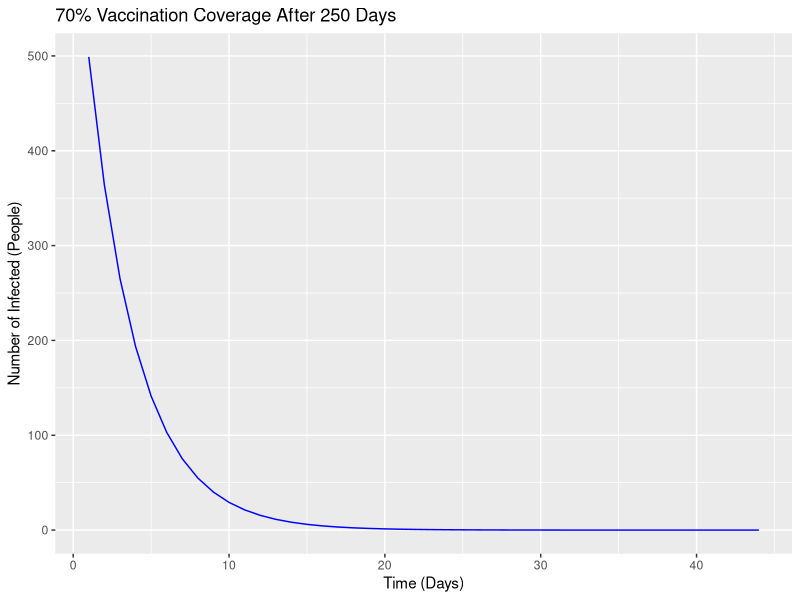

Source code (R):
#packages
require(deSolve)
require(reshape2)
require(ggplot2)

N = 5.1 * 10^7 #population of 51 million in South Korea
p = 0.70 #proportion of population that is vaccinated

#at t = 250, S = 48271805, I = 499, R = 2727696
init_values = c(S = (1-p)*48271805, I = 499, R = p*48271805 + 2727696) #initial state values

parameters = c(beta = 0.5520629, gamma = 0.4721594)

times = seq(from = 1, to = 44, by = 1) #from 250 to 294 days

sir_model = function(time, states, parameters) {
  with(as.list(c(states, parameters)), {
    
    #these parameters are in units of days^-1 (i.e. per day)
    
    b = 1 / (83.21*365) #birth rate
    mu = 1 / (83.21*365) #mortality rate (1 / average lifespan in days)
    
    N = S+I+R #total population size
    
    lambda = beta * I/N
    
    dS = b*N - lambda*S - mu*S
    
    dI = lambda*S - gamma*I - mu*I
    
    dR = gamma*I - mu*R
    
    return(list(c(dS, dI, dR)))
  })
}

output = as.data.frame(ode(y = init_values, times = times, func = sir_model, parms = parameters))

plot = ggplot(data = output, aes(x = time, y = I)) +
  geom_line(color = "blue") +
  xlab("Time (Days)") +
  ylab("Number of Infected (People)") +
  labs(color = "Compartments") +
  labs(title = "70% Vaccination Coverage After 250 Days") +
  theme(legend.position = "bottom")

plot
